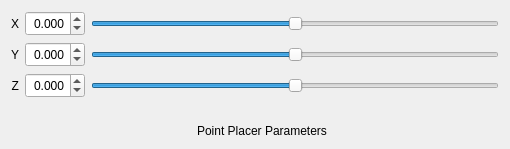
                <widget class="QWidget" name="PointPlacerPage">
                 <layout class="QGridLayout" name="gridLayout_18">
                  <item row="0" column="1">
                   <widget class="QDoubleSpinBox" name="PointPlacerXSpinBox">
                    <property name="sizePolicy">
                     <sizepolicy hsizetype="Fixed" vsizetype="Fixed">
                      <horstretch>0</horstretch>
                      <verstretch>0</verstretch>
                     </sizepolicy>
                    </property>
                    <property name="minimumSize">
                     <size>
                      <width>60</width>
                      <height>25</height>
                     </size>
                    </property>
                    <property name="maximumSize">
                     <size>
                      <width>60</width>
                      <height>25</height>
                     </size>
                    </property>
                    <property name="alignment">
                     <set>Qt::AlignRight|Qt::AlignTrailing|Qt::AlignVCenter</set>
                    </property>
                    <property name="decimals">
                     <number>3</number>
                    </property>
                    <property name="minimum">
                     <double>-10.000000000000000</double>
                    </property>
                    <property name="maximum">
                     <double>10.000000000000000</double>
                    </property>
                    <property name="singleStep">
                     <double>0.100000000000000</double>
                    </property>
                   </widget>
                  </item>
                  <item row="0" column="2">
                   <widget class="QSlider" name="PointPlacerXSlider">
                    <property name="minimum">
                     <number>-100</number>
                    </property>
                    <property name="maximum">
                     <number>100</number>
                    </property>
                    <property name="orientation">
                     <enum>Qt::Horizontal</enum>
                    </property>
                   </widget>
                  </item>
                  <item row="1" column="1">
                   <widget class="QDoubleSpinBox" name="PointPlacerYSpinBox">
                    <property name="sizePolicy">
                     <sizepolicy hsizetype="Fixed" vsizetype="Fixed">
                      <horstretch>0</horstretch>
                      <verstretch>0</verstretch>
                     </sizepolicy>
                    </property>
                    <property name="minimumSize">
                     <size>
                      <width>60</width>
                      <height>25</height>
                     </size>
                    </property>
                    <property name="maximumSize">
                     <size>
                      <width>60</width>
                      <height>25</height>
                     </size>
                    </property>
                    <property name="alignment">
                     <set>Qt::AlignRight|Qt::AlignTrailing|Qt::AlignVCenter</set>
                    </property>
                    <property name="decimals">
                     <number>3</number>
                    </property>
                    <property name="minimum">
                     <double>-10.000000000000000</double>
                    </property>
                    <property name="maximum">
                     <double>10.000000000000000</double>
                    </property>
                    <property name="singleStep">
                     <double>0.100000000000000</double>
                    </property>
                   </widget>
                  </item>
                  <item row="1" column="2">
                   <widget class="QSlider" name="PointPlacerYSlider">
                    <property name="minimum">
                     <number>-100</number>
                    </property>
                    <property name="maximum">
                     <number>100</number>
                    </property>
                    <property name="orientation">
                     <enum>Qt::Horizontal</enum>
                    </property>
                   </widget>
                  </item>
                  <item row="2" column="1">
                   <widget class="QDoubleSpinBox" name="PointPlacerZSpinBox">
                    <property name="sizePolicy">
                     <sizepolicy hsizetype="Fixed" vsizetype="Fixed">
                      <horstretch>0</horstretch>
                      <verstretch>0</verstretch>
                     </sizepolicy>
                    </property>
                    <property name="minimumSize">
                     <size>
                      <width>60</width>
                      <height>25</height>
                     </size>
                    </property>
                    <property name="maximumSize">
                     <size>
                      <width>60</width>
                      <height>25</height>
                     </size>
                    </property>
                    <property name="alignment">
                     <set>Qt::AlignRight|Qt::AlignTrailing|Qt::AlignVCenter</set>
                    </property>
                    <property name="decimals">
                     <number>3</number>
                    </property>
                    <property name="minimum">
                     <double>-10.000000000000000</double>
                    </property>
                    <property name="maximum">
                     <double>10.000000000000000</double>
                    </property>
                    <property name="singleStep">
                     <double>0.100000000000000</double>
                    </property>
                   </widget>
                  </item>
                  <item row="2" column="2">
                   <widget class="QSlider" name="PointPlacerZSlider">
                    <property name="minimum">
                     <number>-100</number>
                    </property>
                    <property name="maximum">
                     <number>100</number>
                    </property>
                    <property name="orientation">
                     <enum>Qt::Horizontal</enum>
                    </property>
                   </widget>
                  </item>
                  <item row="3" column="1" colspan="2">
                   <spacer name="verticalSpacer_6">
                    <property name="orientation">
                     <enum>Qt::Vertical</enum>
                    </property>
                    <property name="sizeType">
                     <enum>QSizePolicy::Fixed</enum>
                    </property>
                    <property name="sizeHint" stdset="0">
                     <size>
                      <width>474</width>
                      <height>20</height>
                     </size>
                    </property>
                   </spacer>
                  </item>
                  <item row="4" column="1" colspan="2">
                   <widget class="QLabel" name="PointPlacerParametersLabel">
                    <property name="sizePolicy">
                     <sizepolicy hsizetype="Preferred" vsizetype="Fixed">
                      <horstretch>0</horstretch>
                      <verstretch>0</verstretch>
                     </sizepolicy>
                    </property>
                    <property name="text">
                     <string>Point Placer Parameters</string>
                    </property>
                    <property name="alignment">
                     <set>Qt::AlignCenter</set>
                    </property>
                   </widget>
                  </item>
                  <item row="0" column="0">
                   <widget class="QLabel" name="PointPlacerXLabel">
                    <property name="sizePolicy">
                     <sizepolicy hsizetype="Fixed" vsizetype="Fixed">
                      <horstretch>0</horstretch>
                      <verstretch>0</verstretch>
                     </sizepolicy>
                    </property>
                    <property name="minimumSize">
                     <size>
                      <width>0</width>
                      <height>25</height>
                     </size>
                    </property>
                    <property name="text">
                     <string>X</string>
                    </property>
                    <property name="alignment">
                     <set>Qt::AlignRight|Qt::AlignTrailing|Qt::AlignVCenter</set>
                    </property>
                   </widget>
                  </item>
                  <item row="1" column="0">
                   <widget class="QLabel" name="PointPlacerYLabel">
                    <property name="sizePolicy">
                     <sizepolicy hsizetype="Fixed" vsizetype="Fixed">
                      <horstretch>0</horstretch>
                      <verstretch>0</verstretch>
                     </sizepolicy>
                    </property>
                    <property name="minimumSize">
                     <size>
                      <width>0</width>
                      <height>25</height>
                     </size>
                    </property>
                    <property name="text">
                     <string>Y</string>
                    </property>
                    <property name="alignment">
                     <set>Qt::AlignRight|Qt::AlignTrailing|Qt::AlignVCenter</set>
                    </property>
                   </widget>
                  </item>
                  <item row="2" column="0">
                   <widget class="QLabel" name="PointPlacerZLabel">
                    <property name="sizePolicy">
                     <sizepolicy hsizetype="Fixed" vsizetype="Fixed">
                      <horstretch>0</horstretch>
                      <verstretch>0</verstretch>
                     </sizepolicy>
                    </property>
                    <property name="minimumSize">
                     <size>
                      <width>0</width>
                      <height>25</height>
                     </size>
                    </property>
                    <property name="text">
                     <string>Z</string>
                    </property>
                    <property name="alignment">
                     <set>Qt::AlignRight|Qt::AlignTrailing|Qt::AlignVCenter</set>
                    </property>
                   </widget>
                  </item>
                 </layout>
                </widget>
